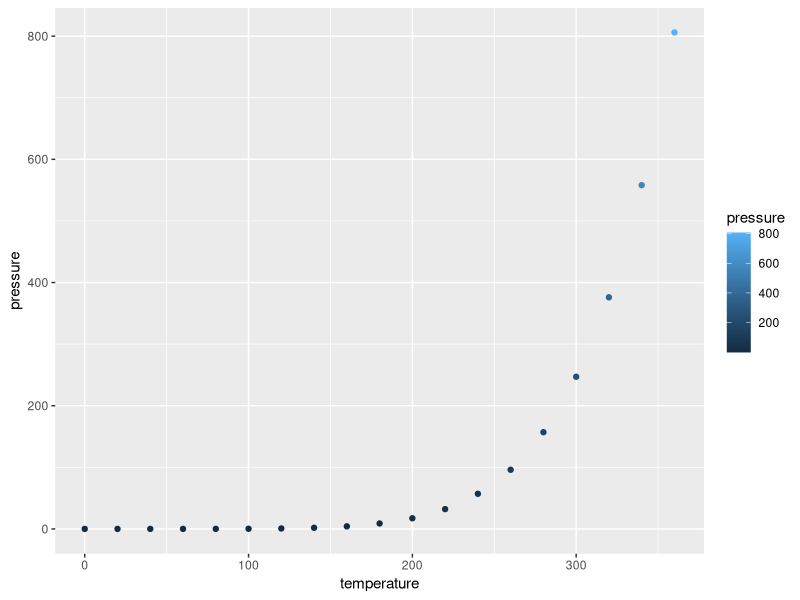
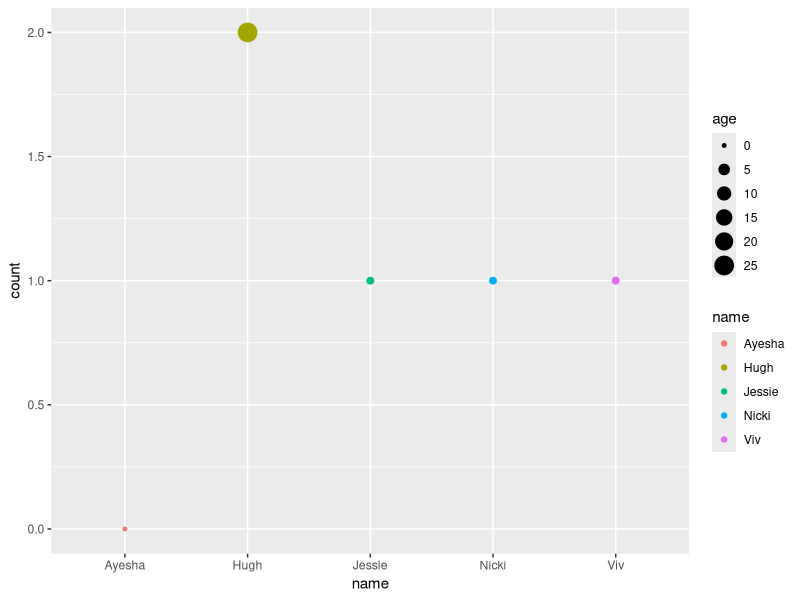

These figures' R source, in order:
## ---- chunk 1
knitr::opts_chunk$set(echo = TRUE)
## ---- chunk 2
summary(cars)
## ---- chunk 3
library(ggplot2)
ggplot(data=pressure, aes(x=temperature, y=pressure))+
  geom_point(aes(color=pressure))
## ---- chunk 4
library(ggplot2)


babies <- data.frame(name = c("Jessie", "Nicki", "Viv", "Ayesha", "Hugh"),
                  count = c(1, 1, 1, 0, 2),
                  age = c(1, 1, 1, 0, 25))


ggplot(data=babies, aes(x=name, y=count, size = age, color=name)) +
  geom_point()


